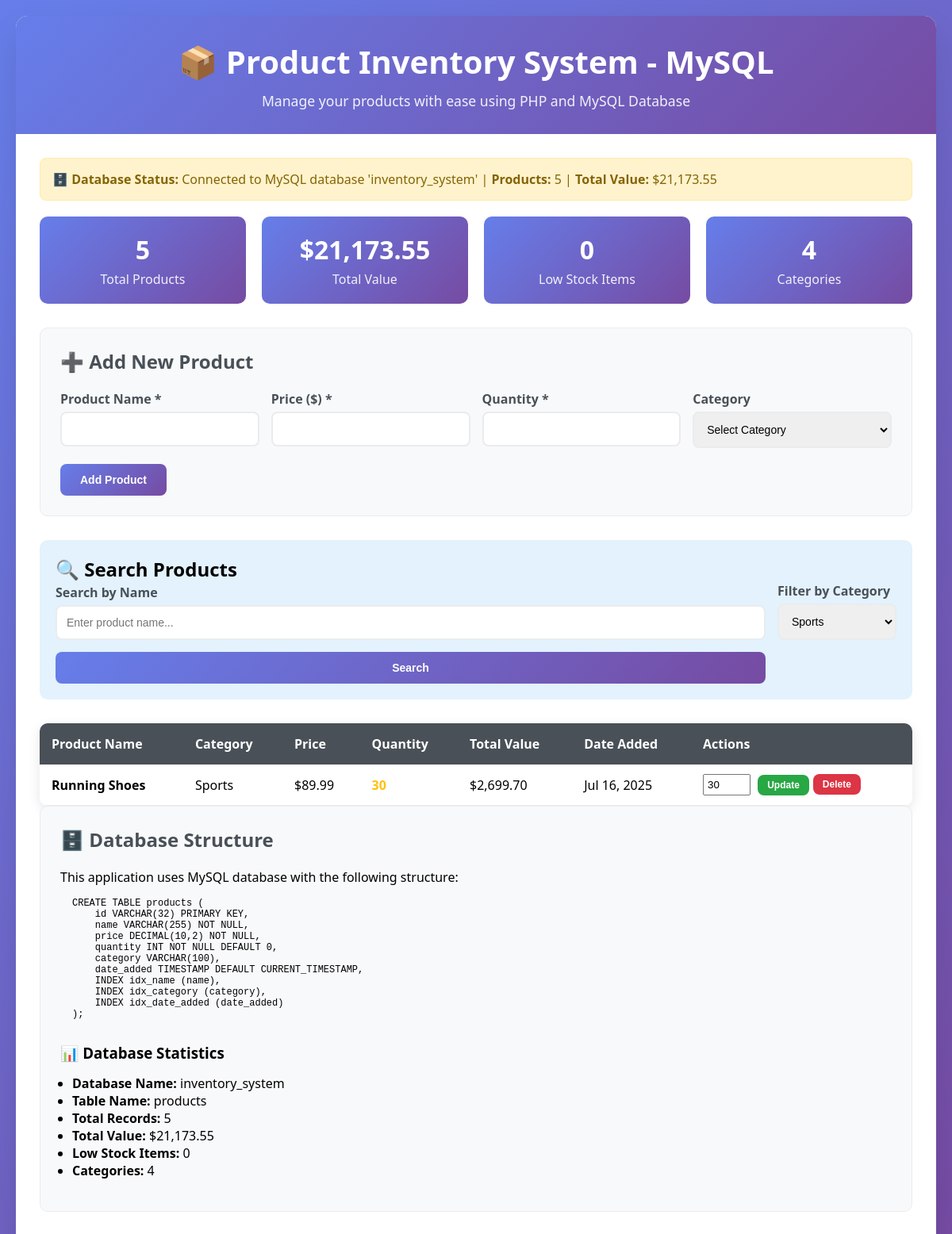
Page /Act11/index.php?category=Sports on the committed database.
### tables this page shows
CREATE TABLE `products` (
  `id` varchar(32) NOT NULL,
  `name` varchar(255) NOT NULL,
  `price` decimal(10,2) NOT NULL,
  `quantity` int(11) NOT NULL DEFAULT 0,
  `category` varchar(100) DEFAULT NULL,
  `created_by` int(11) DEFAULT NULL,
  `updated_by` int(11) DEFAULT NULL,
  `date_added` timestamp NOT NULL DEFAULT current_timestamp(),
  `last_updated` timestamp NOT NULL DEFAULT current_timestamp() ON UPDATE current_timestamp()
);

### Act11/index.php (the view, shortened to what the rows shown need)
<!DOCTYPE html>
<html lang="en">
<head>
</head>
<body>
    <div class="container">
        <div class="header">
            <h1>📦 Product Inventory System - MySQL</h1>
        </div>
        <div class="content">
            <?php
            $host = 'localhost';
            $dbname = 'inventory_system';
            $username = 'root';
            $password = '';
            $charset = 'utf8mb4';
            try {
                $dsn = "mysql:host=$host;dbname=$dbname;charset=$charset";
                $pdo = new PDO($dsn, $username, $password, [
                    PDO::ATTR_ERRMODE => PDO::ERRMODE_EXCEPTION,
                    PDO::ATTR_DEFAULT_FETCH_MODE => PDO::FETCH_ASSOC,
                    PDO::ATTR_EMULATE_PREPARES => false,
                ]);
            } catch (PDOException $e) {
                if (strpos($e->getMessage(), 'Unknown database') !== false) {
                    ?>
                    <!DOCTYPE html>
                    <html lang="en">
                    <head>
                        <meta charset="UTF-8">
                        <meta name="viewport" content="width=device-width, initial-scale=1.0">
                        <title>Database Setup Required - Product Inventory System</title>
                        <style>
                            * {
                                margin: 0;
                                padding: 0;
                                box-sizing: border-box;
                            }
                            body {
                                font-family: 'Segoe UI', Tahoma, Geneva, Verdana, sans-serif;
                                background: linear-gradient(135deg, #667eea 0%, #764ba2 100%);
                                min-height: 100vh;
                                padding: 20px;
                                display: flex;
                                align-items: center;
                                justify-content: center;
                            }
                            .setup-container {
                                max-width: 800px;
                                background: white;
                                border-radius: 15px;
                                box-shadow: 0 20px 40px rgba(0,0,0,0.1);
                                overflow: hidden;
                            }
                            .header {
                                background: linear-gradient(135deg, #667eea 0%, #764ba2 100%);
                                color: white;
                                padding: 30px;
                                text-align: center;
                            }
                            .header h1 {
                                font-size: 2.5em;
                                margin-bottom: 10px;
                            }
                            .content {
                                padding: 30px;
                            }
                            .alert {
                                background: #fff3cd;
                                border: 1px solid #ffeaa7;
                                color: #856404;
                                padding: 20px;
                                border-radius: 8px;
                                margin-bottom: 20px;
                            }
                            .setup-steps {
                                background: #f8f9fa;
                                padding: 25px;
                                border-radius: 10px;
                                margin-bottom: 20px;
                            }
                            .setup-steps h3 {
                                color: #495057;
                                margin-bottom: 15px;
                            }
                            .setup-steps ol {
                                padding-left: 20px;
                            }
                            .setup-steps li {
                                margin-bottom: 10px;
                                line-height: 1.6;
                            }
                            .code-block {
                                background: #2d3748;
                                color: #e2e8f0;
                                padding: 15px;
                                border-radius: 8px;
                                font-family: 'Courier New', monospace;
                                font-size: 14px;
                                margin: 10px 0;
                                overflow-x: auto;
                            }
                            .btn {
                                background: linear-gradient(135deg, #667eea 0%, #764ba2 100%);
                                color: white;
                                padding: 12px 25px;
                                border: none;
                                border-radius: 8px;
                                cursor: pointer;
                                font-size: 14px;
                                font-weight: 600;
                                text-decoration: none;
                                display: inline-block;
                                margin: 5px;
                                transition: transform 0.2s ease;
                            }
                            .btn:hover {
                                transform: translateY(-2px);
                            }
                            .btn-secondary {
                                background: #6c757d;
                            }
                            .file-info {
                                background: #e3f2fd;
                                border: 1px solid #bbdefb;
                                color: #1565c0;
                                padding: 15px;
                                border-radius: 8px;
                                margin: 15px 0;
                            }
                        </style>
                    </head>
                    <body>
                        <div class="setup-container">
                            <div class="header">
                                <h1>🗄️ Database Setup Required</h1>
                                <p>Product Inventory System - MySQL Version</p>
                            </div>
                            <div class="content">
                                <div class="alert">
                                    <strong>⚠️ Database Not Found:</strong> The database 'inventory_system' does not exist.
                                    Please follow the setup instructions below to create the required database and tables.
                                </div>
                                <div class="setup-steps">
                                    <h3>📋 Setup Instructions</h3>
                                    <ol>
                                        <li><strong>Start XAMPP/WAMP:</strong> Make sure MySQL service is running</li>
                                        <li><strong>Open phpMyAdmin:</strong> Go to <code>http://localhost/phpmyadmin</code></li>
                                        <li><strong>Login:</strong> Use username: <code>root</code>, password: (leave empty)</li>
                                        <li><strong>Create Database:</strong> Click "New" and create database named <code>inventory_system</code></li>
                                        <li><strong>Import SQL File:</strong> Select the database, go to "Import" tab, and upload <code>database_setup.sql</code></li>
                                        <li><strong>Verify Setup:</strong> You should see a "products" table created</li>
                                    </ol>
                                </div>
                                <div class="file-info">
                                    <strong>📄 SQL File Location:</strong> <code>Act11/database_setup.sql</code><br>
                                    <strong>📖 Complete Guide:</strong> <code>Act11/README.md</code>
                                </div>
                                <div class="setup-steps">
                                    <h3>🔧 Alternative: Manual SQL Commands</h3>
                                    <p>If you prefer to run SQL commands manually, use these in phpMyAdmin SQL tab:</p>
                                    <div class="code-block">
-- Create database
CREATE DATABASE inventory_system;
USE inventory_system;
-- Create products table
CREATE TABLE products (
    id VARCHAR(32) PRIMARY KEY,
    name VARCHAR(255) NOT NULL,
    price DECIMAL(10,2) NOT NULL,
    quantity INT NOT NULL DEFAULT 0,
    category VARCHAR(100),
    date_added TIMESTAMP DEFAULT CURRENT_TIMESTAMP,
    INDEX idx_name (name),
    INDEX idx_category (category),
    INDEX idx_date_added (date_added)
);
                                    </div>
                                </div>
                                <div style="text-align: center; margin-top: 30px;">
                                    <a href="index.php" class="btn">🔄 Refresh Page</a>
                                    <a href="database_setup.sql" class="btn btn-secondary" download>📥 Download SQL File</a>
                                </div>
                                <div style="margin-top: 20px; text-align: center; color: #6c757d; font-size: 14px;">
                                    <p><strong>Need Help?</strong> Check the README.md file for detailed troubleshooting instructions.</p>
                                </div>
                            </div>
                        </div>
                    </body>
                    </html>
                    <?php
                    exit;
                } else {
                    die("Database connection failed: " . $e->getMessage() . "<br><br>
                    <strong>Setup Instructions:</strong><br>
                    1. Make sure XAMPP/WAMP MySQL service is running<br>
                    2. Check if username and password are correct<br>
                    3. Verify MySQL is accessible on localhost");
                }
            }
            function searchProducts($pdo, $searchTerm, $category) {
                $sql = "SELECT * FROM products WHERE 1=1";
                $params = [];
                if (!empty($category)) {
                    $sql .= " AND category = ?";
                    $params[] = $category;
                }
                $sql .= " ORDER BY date_added DESC";
                $stmt = $pdo->prepare($sql);
                $stmt->execute($params);
                return $stmt->fetchAll();
            }
            function getStatistics($pdo) {
                $stats = [];
                $stmt = $pdo->query("SELECT COUNT(*) as total FROM products");
                $stats['totalProducts'] = $stmt->fetch()['total'];
                $stmt = $pdo->query("SELECT SUM(price * quantity) as total_value FROM products");
                $result = $stmt->fetch();
                $stats['totalValue'] = $result['total_value'] ?: 0;
                $stmt = $pdo->query("SELECT COUNT(*) as low_stock FROM products WHERE quantity < 10");
                $stats['lowStock'] = $stmt->fetch()['low_stock'];
                $stmt = $pdo->query("SELECT COUNT(DISTINCT category) as categories FROM products WHERE category IS NOT NULL AND category != ''");
                $stats['categories'] = $stmt->fetch()['categories'];
                return $stats;
            }
            $searchTerm = isset($_GET['search']) ? trim($_GET['search']) : '';
            $searchCategory = isset($_GET['category']) ? trim($_GET['category']) : '';
            if (!empty($searchTerm) || !empty($searchCategory)) {
                $inventory = searchProducts($pdo, $searchTerm, $searchCategory);
            } else {
                $inventory = getAllProducts($pdo);
            }
            $stats = getStatistics($pdo);
            ?>
            <div class="form-section">
                <h2>➕ Add New Product</h2>
            </div>
            <div class="search-section">
                <h2>🔍 Search Products</h2>
            </div>
            <div class="table-container">
                <table class="inventory-table">
                    <thead>
                        <tr>
                            <th>Product Name</th>
                            <th>Category</th>
                            <th>Price</th>
                            <th>Quantity</th>
                            <th>Total Value</th>
                            <th>Date Added</th>
                            <th>Actions</th>
                        </tr>
                    </thead>
                    <tbody>
                        <?php if (empty($inventory)): ?>
                            <tr>
                                <td colspan="7" style="text-align: center; padding: 30px; color: #6c757d;">
                                    <?php
                                    $totalProducts = $stats['totalProducts'];
                                    echo $totalProducts == 0 ? 'No products in inventory. Add your first product above!' : 'No products match your search criteria.';
                                    ?>
                                </td>
                            </tr>
                        <?php else: ?>
                            <?php foreach ($inventory as $product): ?>
                                <tr>
                                    <td><strong><?php echo htmlspecialchars($product['name']); ?></strong></td>
                                    <td><?php echo htmlspecialchars($product['category']); ?></td>
                                    <td>$<?php echo number_format($product['price'], 2); ?></td>
                                    <td>
                                        <span class="<?php
                                            echo $product['quantity'] < 10 ? 'stock-low' :
                                                ($product['quantity'] < 50 ? 'stock-medium' : 'stock-high');
                                        ?>">
                                            <?php echo $product['quantity']; ?>
                                        </span>
                                    </td>
                                    <td>$<?php echo number_format($product['price'] * $product['quantity'], 2); ?></td>
                                    <td><?php echo date('M j, Y', strtotime($product['date_added'])); ?></td>
                                    <td>
                                        <div class="action-buttons">
                                            <form method="POST" style="display: inline;">
                                                <input type="number" name="quantity" value="<?php echo $product['quantity']; ?>" min="0" style="width: 60px; padding: 4px; margin-right: 5px;">
                                                <button type="submit" class="btn btn-small btn-success">Update</button>
                                            </form>
                                            <form method="POST" style="display: inline;" onsubmit="return confirm('Are you sure you want to delete this product?')">
                                                <button type="submit" class="btn btn-small btn-danger">Delete</button>
                                            </form>
                                        </div>
                                    </td>
                                </tr>
                            <?php endforeach; ?>
                        <?php endif; ?>
                    </tbody>
                </table>
            </div>
            <div class="form-section">
                <h2>🗄️ Database Structure</h2>
            </div>
        </div>
    </div>
</body>
</html>

### rows in the picture
products: name "Running Shoes", category "Sports", price "89.99", quantity "30", $product['price'] * $product['quantity'] "2,699.70", date_added "Jul 16, 2025"

### other values in the picture
$stats['totalProducts'] "5"
$stats['totalValue'] "21,173.55"
$stats['lowStock'] "0"
$stats['categories'] "4"
form field category "Sports"
